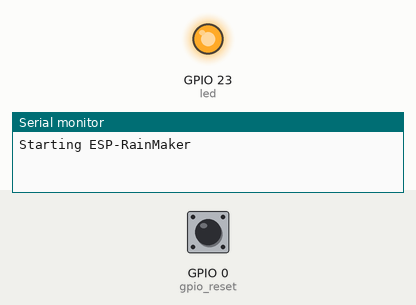
A sketch run on a simulated ESP32. Shown: output pins drawn as LEDs (lit = HIGH), the last lines printed to the serial monitor. The test bench sets the inputs (shaded band); at power-on: GPIO 0 (gpio_reset) HIGH. WiFi joins after 1.5 s; servers stay silent unless stated.

Above: at 1.2 s.
1.3 s: GPIO 0 (gpio_reset) pulled LOW for 0.15 s
At 2.1 s:
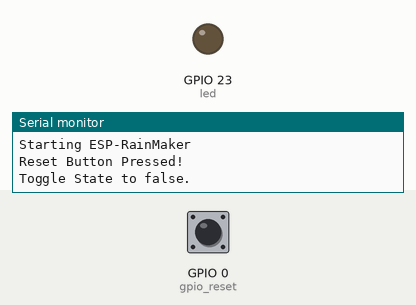
4.4 s: GPIO 0 (gpio_reset) pulled LOW for 1 s
At 5.8 s:
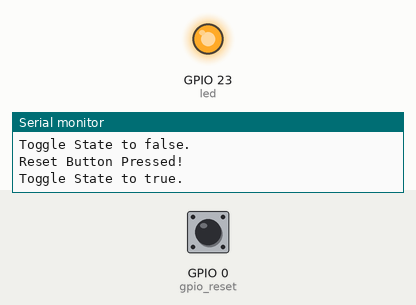
Timing chart, 0 to 7.4 s (numbered marks = the images above; inputs shaded):
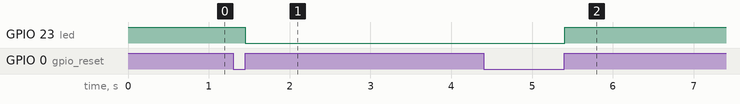

Measured:
- after the input at 1.3 s, GPIO 23 (led): HIGH → LOW after 0.15 s
- after the input at 4.4 s, GPIO 23 (led): LOW → HIGH after 1.0 s

The sketch:

RainMaker2.ino
```cpp
#include "RMaker.h"
#include "WiFi.h"
#include "WiFiProv.h"
#include "DHT.h"
#include <SimpleTimer.h>
#include <wifi_provisioning/manager.h>

// Set Defalt Values
#define DEFAULT_LED_MODE true
#define DEFAULT_Temperature 0
#define DEFAULT_Humidity 0

// BLE Credentils
const char *service_name = "RainMakerBLE";
const char *pop = "1234567";

// GPIO
static uint8_t gpio_reset = 0;
static uint8_t DHTPIN = 21;
static uint8_t led = 23;
bool led_state = true;

bool wifi_connected = 0;

DHT dht(DHTPIN, DHT11);

SimpleTimer Timer;

//------------------------------------------- Declaring Devices -----------------------------------------------------//

//The framework provides some standard device types like switch, lightbulb, fan, temperature sensor.
static TemperatureSensor temperature("Temperature");
static TemperatureSensor humidity("Humidity");
static Switch my_switch("LED", &led);

void sysProvEvent(arduino_event_t *sys_event)
{
  switch (sys_event->event_id) {
    case ARDUINO_EVENT_PROV_START:
#if CONFIG_IDF_TARGET_ESP32
      Serial.printf("\nProvisioning Started with name \"%s\" and PoP \"%s\" on BLE\n", service_name, pop);
      printQR(service_name, pop, "ble");
#else
      Serial.printf("\nProvisioning Started with name \"%s\" and PoP \"%s\" on SoftAP\n", service_name, pop);
      printQR(service_name, pop, "softap");
#endif
      break;
    case ARDUINO_EVENT_WIFI_STA_CONNECTED:
      Serial.printf("\nConnected to Wi-Fi!\n");
      wifi_connected = 1;
      delay(500);
      break;
    case ARDUINO_EVENT_PROV_CRED_RECV: {
        Serial.println("\nReceived Wi-Fi credentials");
        Serial.print("\tSSID : ");
        Serial.println((const char *) sys_event->event_info.prov_cred_recv.ssid);
        Serial.print("\tPassword : ");
        Serial.println((char const *) sys_event->event_info.prov_cred_recv.password);
        break;
      }
  }
}

void write_callback(Device *device, Param *param, const param_val_t val, void *priv_data, write_ctx_t *ctx)
{
  const char *device_name = device->getDeviceName();
  Serial.println(device_name);
  const char *param_name = param->getParamName();

  if (strcmp(device_name, "LED") == 0)
  {
    if (strcmp(param_name, "Power") == 0)
    {
      Serial.printf("Received value = %s for %s - %s\n", val.val.b ? "true" : "false", device_name, param_name);
      led_state = val.val.b;
      (led_state == false) ? digitalWrite(led, LOW) : digitalWrite(led, HIGH);
      param->updateAndReport(val);
    }
  }
}


void setup()
{

  Serial.begin(115200);

  // Configure the input GPIOs
  pinMode(gpio_reset, INPUT);
  pinMode(led, OUTPUT);
  digitalWrite(led, DEFAULT_LED_MODE);

  //Beginning Sensor
  dht.begin();

  //------------------------------------------- Declaring Node -----------------------------------------------------//
  Node my_node;
  my_node = RMaker.initNode("ESP RainMaker");

  //Standard switch device
  my_switch.addCb(write_callback);

  //------------------------------------------- Adding Devices in Node -----------------------------------------------------//
  my_node.addDevice(temperature);
  my_node.addDevice(humidity);
  my_node.addDevice(my_switch);


  //This is optional
  RMaker.enableOTA(OTA_USING_PARAMS);
  //If you want to enable scheduling, set time zone for your region using setTimeZone().
  //The list of available values are provided here https://rainmaker.espressif.com/docs/time-service.html
  // RMaker.setTimeZone("Asia/Shanghai");
  // Alternatively, enable the Timezone service and let the phone apps set the appropriate timezone
  RMaker.enableTZService();
  RMaker.enableSchedule();

  Serial.printf("\nStarting ESP-RainMaker\n");
  RMaker.start();

  // Timer for Sending Sensor's Data
  Timer.setInterval(3000);

  WiFi.onEvent(sysProvEvent);

#if CONFIG_IDF_TARGET_ESP32
  WiFiProv.beginProvision(WIFI_PROV_SCHEME_BLE, WIFI_PROV_SCHEME_HANDLER_FREE_BTDM, WIFI_PROV_SECURITY_1, pop, service_name);
#else
  WiFiProv.beginProvision(WIFI_PROV_SCHEME_SOFTAP, WIFI_PROV_SCHEME_HANDLER_NONE, WIFI_PROV_SECURITY_1, pop, service_name);
#endif

}


void loop()
{

  if (Timer.isReady() && wifi_connected) {                    // Check is ready a second timer
    Serial.println("Sending Sensor's Data");
    Send_Sensor();
    Timer.reset();                        // Reset a second timer
  }


  //-----------------------------------------------------------  Logic to read button

  // Read GPIO0 (external button to reset device
  if (digitalRead(gpio_reset) == LOW) { //Push button pressed
    Serial.printf("Reset Button Pressed!\n");
    // Key debounce handling
    delay(100);
    int startTime = millis();
    while (digitalRead(gpio_reset) == LOW) delay(50);
    int endTime = millis();

    if ((endTime - startTime) > 10000) {
      // If key pressed for more than 10secs, reset all
      Serial.printf("Reset to factory.\n");
      wifi_connected = 0;
      RMakerFactoryReset(2);
    } else if ((endTime - startTime) > 3000) {
      Serial.printf("Reset Wi-Fi.\n");
      wifi_connected = 0;
      // If key pressed for more than 3secs, but less than 10, reset Wi-Fi
      RMakerWiFiReset(2);
    } else {
          // Toggle device state
          led_state = !led_state;
          Serial.printf("Toggle State to %s.\n", led_state ? "true" : "false");
          my_switch.updateAndReportParam(ESP_RMAKER_DEF_POWER_NAME, led_state);
          (led_state == false) ? digitalWrite(led, LOW) : digitalWrite(led, HIGH);
      }
  }
  delay(100);
}

void Send_Sensor()
{
  float h = dht.readHumidity();
  float t = dht.readTemperature();

  Serial.print("Temperature - ");
  Serial.println(t);
  Serial.print("Humidity - ");
  Serial.println(h);

  temperature.updateAndReportParam("Temperature", t);
  humidity.updateAndReportParam("Temperature", h);
}
```
